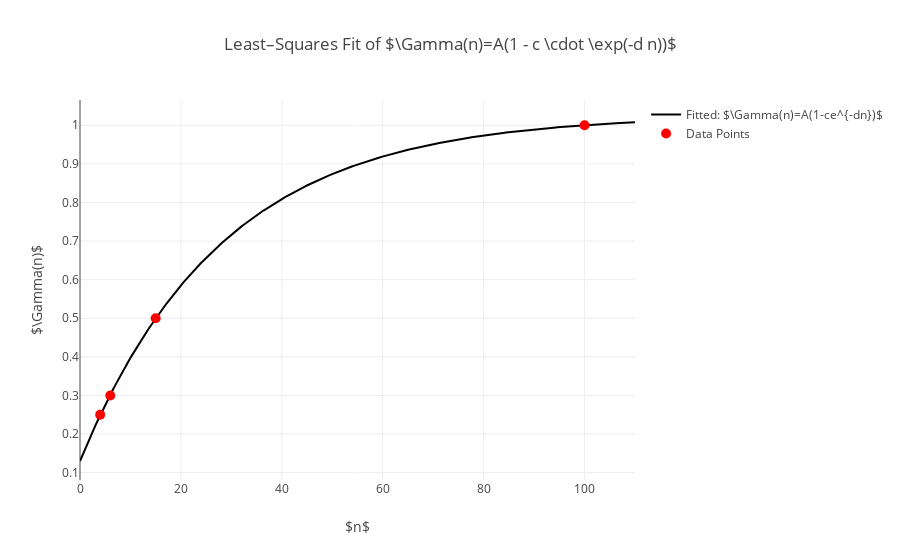

The notebook cell saved with this chart:
### Code cell
import numpy as np
import plotly.graph_objects as go
from scipy.optimize import curve_fit

# Define the model function: f(x) = A*(1 - c*exp(-d*x))
def model(x, A, c, d):
    return A * (1 - c * np.exp(-d * x))

# Arbitrary data points
xdata = np.array([4, 6, 15, 100])
ydata = np.array([0.25, 0.30, 0.50, 1.0])

# Initial guess for the parameters: [A, c, d]
initial_guess = [1.0, 0.9, 0.03]

# Perform the curve fit
popt, pcov = curve_fit(model, xdata, ydata, p0=initial_guess)
A_fit, c_fit, d_fit = popt

print("Fitted parameters:")
print(f"A = {A_fit:.4f}")
print(f"c = {c_fit:.4f}")
print(f"d = {d_fit:.4f}")

# Define the fitted function using the optimal parameters
def f_fit(x):
    return model(x, A_fit, c_fit, d_fit)

# Generate x values for the fitted curve
x_fit = np.linspace(0, 110, 500)
y_fit = f_fit(x_fit)

# Compute the fitted values at the original data points (for verification)
y_points = f_fit(xdata)

# Create the Plotly figure
fig = go.Figure()

# Add the fitted curve
fig.add_trace(go.Scatter(
    x=x_fit,
    y=y_fit,
    mode='lines',
    name=r'Fitted: $\Gamma(n)=A(1-ce^{-dn})$'
))

# Add the original data points as markers
fig.add_trace(go.Scatter(
    x=xdata,
    y=ydata,
    mode='markers',
    marker=dict(size=10, color='red'),
    name='Data Points'
))

# Update layout details
fig.update_layout(
    title=r'Least–Squares Fit of $\Gamma(n)=A(1 - c \cdot \exp(-d n))$',
    xaxis_title=r'$n$',
    yaxis_title=r'$\Gamma(n)$',
    xaxis=dict(range=[0, 110])
)

# Display the plot
fig.show()

### Figure 1 — Plotly figure (JSON) as saved in the notebook; plotly's stock layout.template omitted (floating-point values rounded to 4 significant figures; data arrays with more than 128 entries replaced by an {"elided": "..."} marker saying what was removed)
{"data": [{"mode": "lines", "name": "Fitted: $\\Gamma(n)=A(1-ce^{-dn})$", "type": "scatter", "x": {"elided": "500 float values"}, "y": {"elided": "500 float values"}}, {"marker": {"color": "red", "size": 10}, "mode": "markers", "name": "Data Points", "type": "scatter", "x": [4, 6, 15, 100], "y": [0.25, 0.3, 0.5, 1.0]}], "layout": {"title": {"text": "Least–Squares Fit of $\\Gamma(n)=A(1 - c \\cdot \\exp(-d n))$"}, "xaxis": {"range": [0, 110], "title": {"text": "$n$"}}, "yaxis": {"title": {"text": "$\\Gamma(n)$"}}}}
